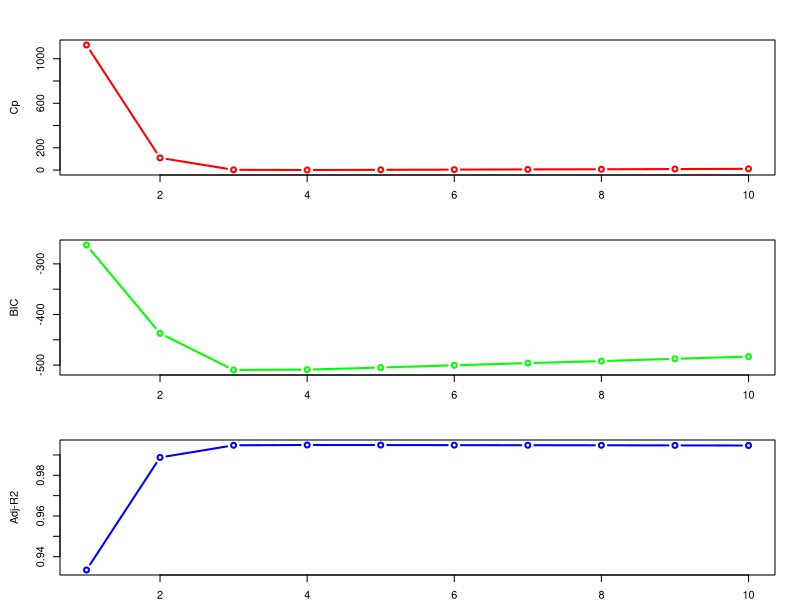
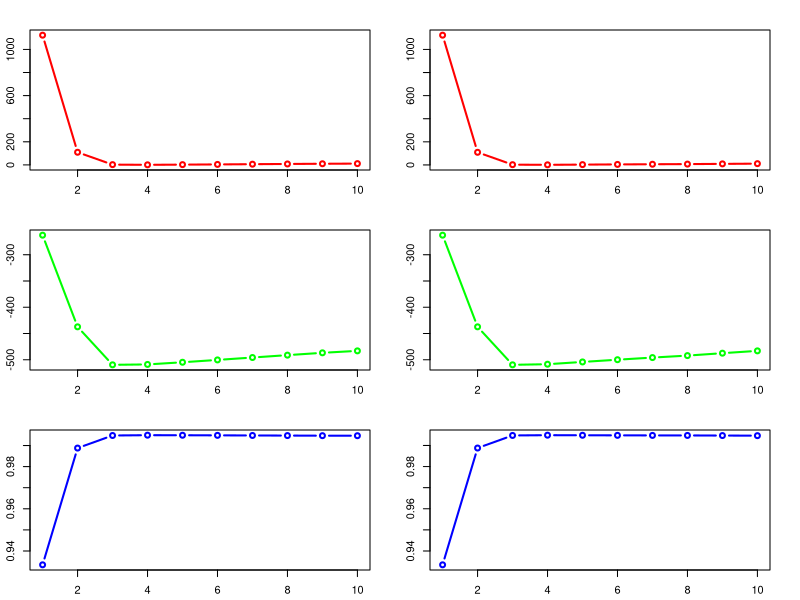
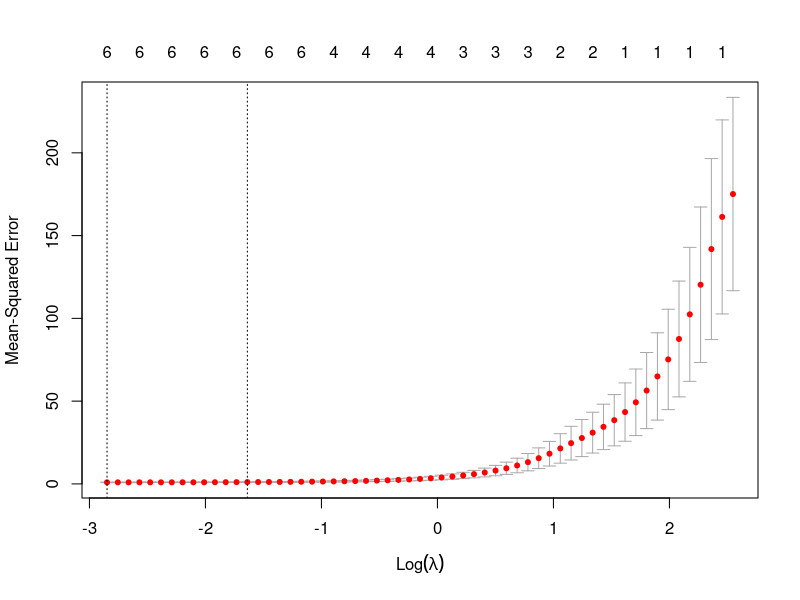

Write the R code that produced these figures, in order.
## Machine Learning 2022W
## Problem Set 3
## Instructor: Guillaume Pouliot
## Author: Jingpeng Hong
## Date: Feb 18, 2022

## Housekeeping ##
library(leaps)
library(ggplot2)
library(glmnet)
setwd("/Users/hongjingpeng/Desktop/Machine\ Learning/Machine-Learning-2022W/PSet3")

##################
## Chapter 6 Q8 ##
##################

## a. Generate a predictor X and a noise vector e.
set.seed(1)
x = rnorm(100)
e = rnorm(100)

## b. Generate a response vector Y.
## Y = 1 + 2X + 3X^2 + 4X^3 + e
beta0 = 1
beta1 = 2
beta2 = 3
beta3 = 4
y = beta0 + beta1*x + beta2*x**2 + beta3*x**3 +e

## c. Best subset selection
data.full = data.frame(y, x)
regfit.full = regsubsets(y ~ poly(x, 10, raw = T), data = data.full, nvmax = 10)
regfit.summary = summary(regfit.full)

# the best model obtained according to Cp, BIC, and adjusted R2
cp = regfit.summary$cp
which.min(cp)
bic = regfit.summary$bic
which.min(bic)
adjr2 = regfit.summary$adjr2
which.max(adjr2)

# display the plots
png(file="output/ch6q8_C.png", width=1600, height=1600, res=300)
par(mfcol=c(3,1), mai=c(.25,.6,.4,.25))
plot(cp, type = "b", col="red", lwd=2, ylab="Cp")
plot(bic, type = "b", col="green", lwd=2, ylab="BIC")
plot(adjr2, type = "b", col="blue", lwd=2, xlab="Degree", ylab="Adj-R2")
dev.off()

# report the coefficients of the best model obtained
coef(regfit.full, 3)

## d. Forward/Backward Stepwise Selection
regfit.fwd=regsubsets(y ~ poly(x, 10, raw = T), data = data.full, nvmax = 10, method="forward")
regfit.fwd.summary = summary(regfit.fwd)
regfit.bwd=regsubsets(y ~ poly(x, 10, raw = T), data = data.full, nvmax = 10, method="backward")
regfit.bwd.summary = summary(regfit.bwd)

# the best model obtained according to Cp, BIC, and adjusted R2
# Forward stepwise selection
cp.fwd = regfit.fwd.summary$cp
which.min(cp.fwd)
bic.fwd = regfit.fwd.summary$bic
which.min(bic.fwd)
adjr2.fwd = regfit.fwd.summary$adjr2
which.max(adjr2.fwd)

# Backward stepwise selection
cp.bwd = regfit.bwd.summary$cp
which.min(cp.bwd)
bic.bwd = regfit.bwd.summary$bic
which.min(bic.fwd)
adjr2.bwd = regfit.bwd.summary$adjr2
which.max(adjr2.bwd)

# display the plots
png(file="output/ch6q8_d.png", width=1600, height=800, res=128)
par(mfcol=c(3,2), mai=c(.3,.3,.3,.3))
plot(cp.fwd, type = "b", lwd=2, col="red")
plot(bic.fwd, type = "b", lwd=2, col="green")
plot(adjr2.fwd, type = "b", lwd=2, col="blue")
plot(cp.bwd, type = "b", lwd=2, col="red")
plot(bic.bwd, type = "b", lwd=2, col="green")
plot(adjr2.bwd, type = "b", lwd=2, col="blue")
dev.off()

# report the coefficients of the best model obtained
coef(regfit.fwd, 3)
coef(regfit.bwd, 3)

## e. Lasso
X = poly(x, 10, raw = T)

# cross-validation
set.seed(1)
cv.out = cv.glmnet(X, y, alpha=1)
png(file="output/ch6q8_e.png", width=1600, height=800, res=128)
plot(cv.out)
dev.off()

# model estimation
bestlam = cv.out$lambda.min
lasso.mod = glmnet(X, y, alpha=1, lambda=bestlam)
coef(lasso.mod)

## f.
## Y = 1 + 8X^7 + e
beta7 = 8
yf = beta0 + beta7*x**7 +e

# best subset selection
data.f = data.frame(yf, x)
regfit.f = regsubsets(yf ~ poly(x, 10, raw = T), data = data.f, nvmax = 10)
regfit.summary.f = summary(regfit.f)

cp = regfit.summary.f$cp
which.min(cp)
bic = regfit.summary.f$bic
which.min(bic)
adjr2 = regfit.summary.f$adjr2
which.max(adjr2)

coef(regfit.f, 1)
# Lasso
# cross-validation
cv.out.f = cv.glmnet(X, yf, alpha=1)

# model estimation
bestlam.f = cv.out.f$lambda.min
lasso.mod.f = glmnet(X, yf, alpha=1, lambda=bestlam.f)
coef(lasso.mod.f)
